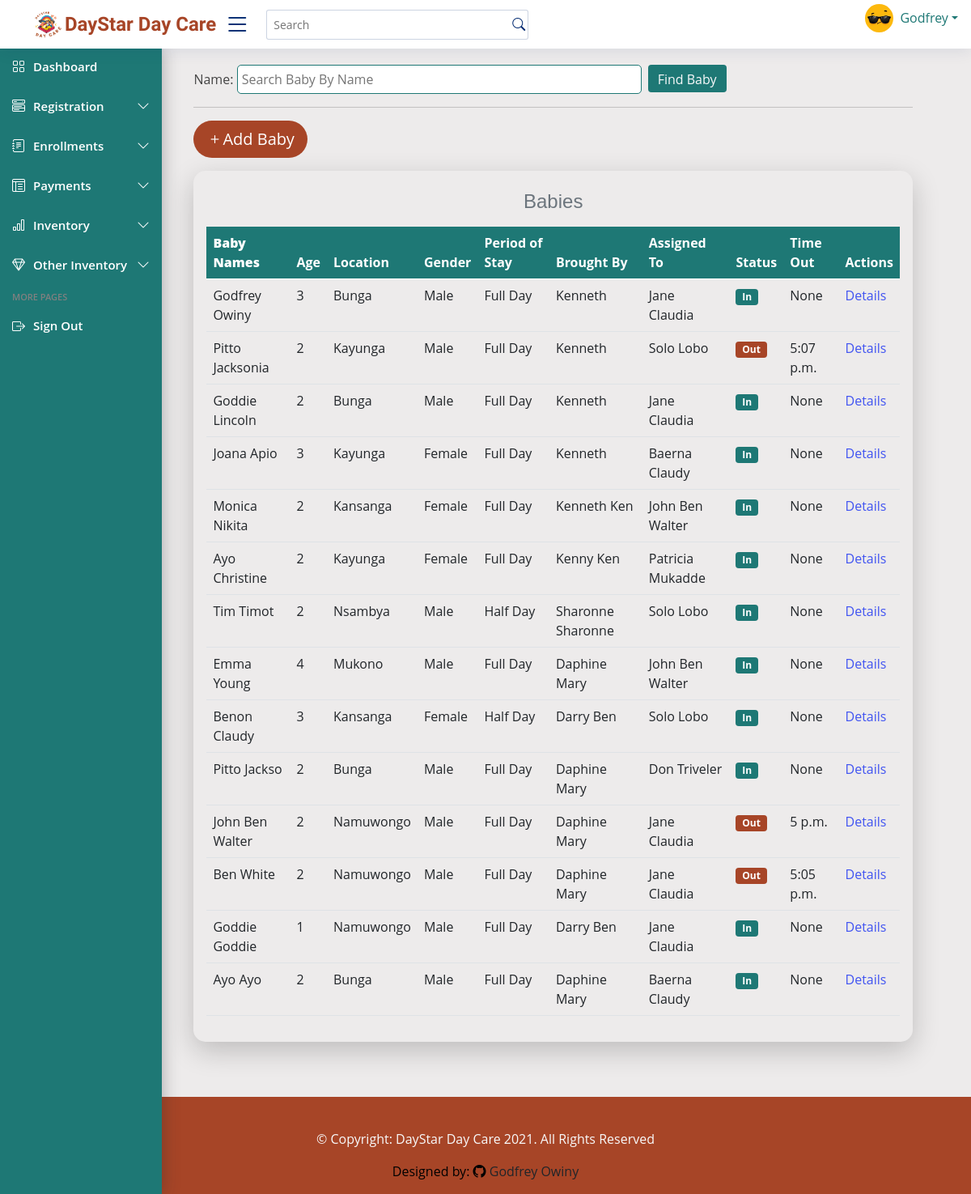
Page /babies/ (signed in) on the earlier database version.
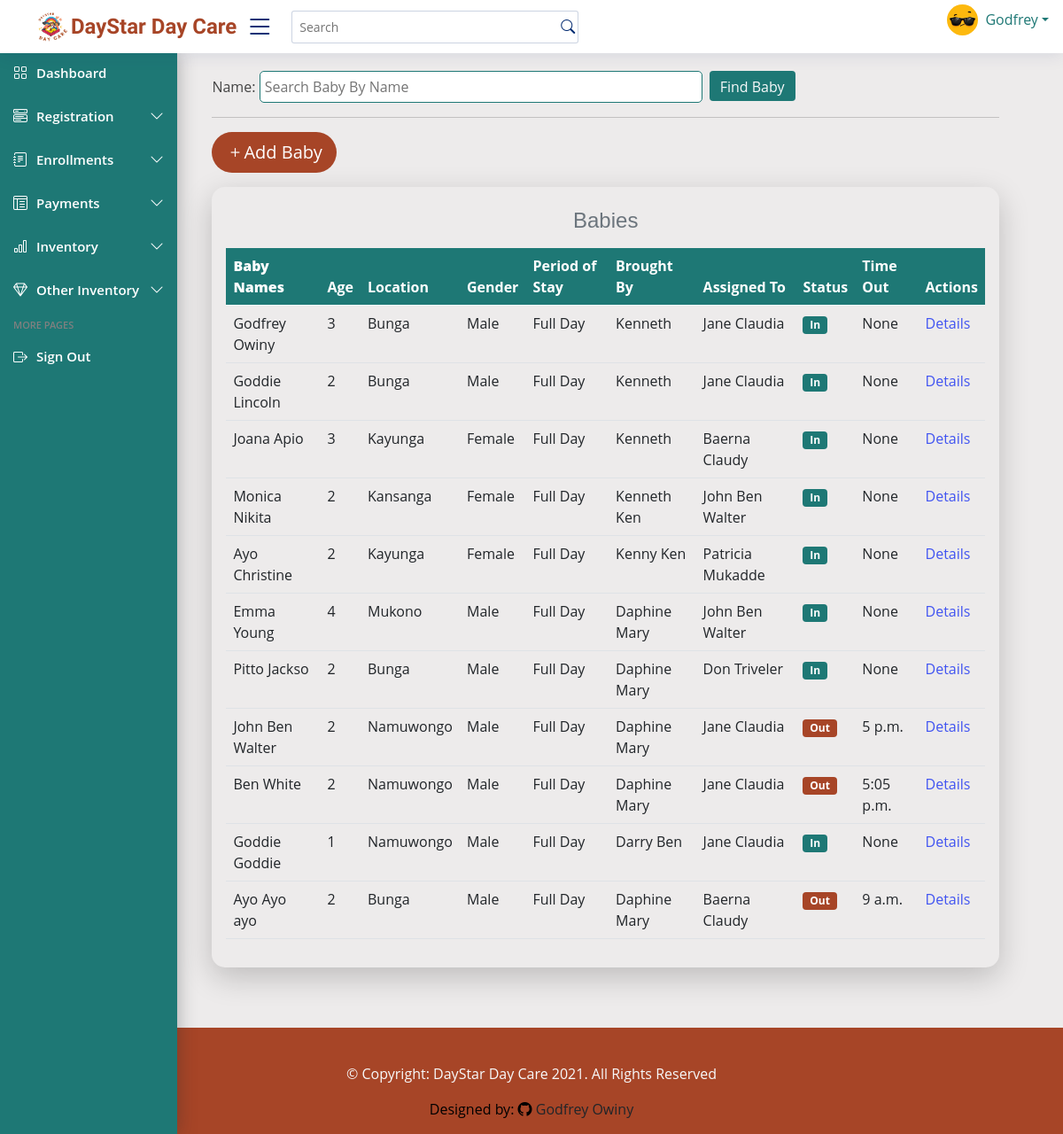
Same page on the later database version.
### dayStarApp/models.py (models this page shows, shortened)
class Baby(models.Model):
    GENDER_CHOICES = [
    ("Male", "Male"),
    ("Female", "Female"),
    ]
    PERIOD_CHOICES = [
    ("Full Day", "Full Day"),
    ("Half Day", "Half Day"),
    ]
    name = models.CharField(max_length=100, blank=False, validators=[name_validator])
    age = models.PositiveIntegerField(default=0, null=True,  blank=False, validators=[MinValueValidator(1, message='Baby must be atleast 1 year old'), MaxValueValidator(6, message= 'Baby must be between 1 and 6 years old')])
    gender = models.CharField(max_length=100, choices=GENDER_CHOICES, default="Male")
    location = models.CharField(max_length=100)
    period_of_stay = models.CharField(max_length=100, choices=PERIOD_CHOICES, null=True, blank=False)
    baby_Number = models.IntegerField(unique=True)
    brought_by = models.CharField(max_length=100)
    parent_Name = models.CharField(max_length=100)
    time_in = models.DateTimeField(auto_now=True)
    time_out = models.TimeField(null=True, blank=True)
    brought_by = models.CharField(max_length=100)
    status = models.BooleanField(null=True, blank=True,  default=False)
    assigned_To = models.ForeignKey(Sitter_on_duty, on_delete=models.CASCADE, null=True, blank=False)

class Sitter_on_duty(models.Model):
    STATUS_CHOICES = [
        (True, 'On Duty'),
        (False, 'Off Duty'),
    ]
    sitter_name = models.OneToOneField(Sitter, unique=True, on_delete=models.CASCADE)
    date = models.DateTimeField(default=datetime.now, blank=False)
    status = models.BooleanField(choices=STATUS_CHOICES, null=True, blank= True)
    created_at = models.DateTimeField(auto_now_add=True, blank=False, null=True)
    def __str__(self):
        return self.sitter_name.name

class Sitter(models.Model):
    contact_regex = r'^(\+256|0)\d{9}$'   # Regex for contact
    contact_validator = RegexValidator(
        regex=contact_regex,
        message='Enter a valid Country contact'
    )
    NIN_regex = r'^C(M|F)\d{9}[A-Z]$'
    NIN_validator = RegexValidator(
    regex=NIN_regex,
    message='Enter a valid Ugandan NIN'
)
    name = models.CharField(max_length=100, null=False, blank=False, validators= [name_validator] )
    date_of_birth = models.DateField(blank=False, null=False)
    gender = models.CharField(max_length=100)
    location = models.CharField(max_length=100, default="Kabalagala")
    contact = models.CharField(max_length=13, validators=[MinLengthValidator(10), contact_validator])
    education_Level = models.CharField(max_length=255, blank=False, null=True)
    religion = models.CharField(max_length=100, blank=True)
    next_of_kin = models.CharField(max_length=200, blank=False, validators=[name_validator], default= None)
    recommended_by = models.CharField(max_length=100, null=True, blank=True)
    sitter_number = models.CharField(max_length=10, unique=True, blank=False, default=None)
    date_of_registration = models.DateField(default=timezone.now, null=True, blank=False)
    NIN = models.CharField(max_length=14, unique=True, blank=False, null=True, validators=[MinLengthValidator(10)])

### dayStarApp/views.py (the view)
# urls.py: path('babies/', views.babys, name='babys'),
@login_required
def babys(request):
    all_babys = Baby.objects.all().order_by('id')
    babysearch=BabyFilter(request.GET, queryset=all_babys)
    all_babys=babysearch.qs
    return render(request, 'dayStarApp/babies.html', {'all_babys': all_babys, 'babysearch': babysearch})

### dayStarApp/templates/dayStarApp/babies.html (shortened to what this page needs)
{% extends "dayStarApp/base.html" %}
{% load static %}
{% block content %}
<div class="container">
    <main class="main" id="main">
        <form action="" method="GET" class="search-form d-flex gap-2">
            {{ babysearch.form }}
            <input type="submit" value="Find Baby" class="btn text-light" style="background-color: #1e7875; border: none; height: 0.9cm;">
        </form> <hr>
        <a href="/babyreg/"><button class="btn btn-outline-info btn-lg"><span><i class="bi bi-plus"></i></span>Add Baby </button></a>
        <div class="col-lg-12 col-md-12 sitter-table mt-3 p-3">
        <table id="dataTable" class="table table-stripped">
            <caption class="caption-top text-center"><h4>Babies</h4></caption>
            <thead>
                <tr>
                <th>
                    <b>Baby Names</b>
                </th>
                <th>Age</th>
                <th>Location</th>
                <th>Gender</th>
                <th>Period of Stay</th>
                <th>Brought By</th>
                <th>Assigned To</th>
                <th>Status</th>
                <th>Time Out</th>
                <th>Actions</th>
                </tr>
            </thead>
            <tbody>
                {% for baby in all_babys %}
                <tr>
                    <td>{{ baby.name }}</td>
                    <td>{{ baby.age }}</td>
                    <td>{{ baby.location }}</td>
                    <td>{{ baby.gender }}</td>
                    <td>{{ baby.period_of_stay }}</td>
                    <td>{{ baby.brought_by }}</td>
                    <td>{{ baby.assigned_To }}</td>
                    <td>
                        {% if baby.status == False %}
                            <span class="badge" style="background-color: #a74527;">Out</span>
                        {% elif baby.status == True %}
                            <span class="badge" style="background-color: #1e7875;">In</span>
                        {% endif %}
                    </td>
                    <td>{{ baby.time_out }}</td>
                    <td>
                        <a href="/viewBaby/{{ baby.id }}" class="text-blue-500"> Details </a>
                    </td>
                </tr>
                {% endfor %}
            </tbody>
        </table>
    </main>
</div>
{% endblock %}

### dayStarApp/templates/dayStarApp/base.html (shortened to what this page needs)
{% load static %}
<!DOCTYPE html>
<html lang="en">
<head>
<link href="https://cdn.jsdelivr.net/npm/bootstrap@5.0.2/dist/css/bootstrap.min.css" rel="stylesheet">
<link
      rel="stylesheet"
      href="https://cdn.jsdelivr.net/npm/bootstrap-icons@1.5.0/font/bootstrap-icons.css"
    />
<link rel="stylesheet" href="{% static 'css/style.css' %}">
</head>
<body>
  <header id="header" class="header fixed-top d-flex align-items-center">
    <div class="d-flex align-items-center justify-content-between">
        <img class="nav-link nav-profile d-flex align-items-center pe-0" src="{% static 'images/Logo.png' %}" width="60" alt="">
      <a href="#" class="d-flex align-items-center">
        <span class="d-none d-lg-block dayStar-logo">DayStar Day Care</span>
      </a>
      <i class="bi bi-list toggle-sidebar-btn"></i>
    </div>
    <div class="search-bar">
      <form class="search-form d-flex align-items-center" method="POST" action="#">
        <input type="text" name="query" placeholder="Search" title="Enter search keyword">
        <button type="submit" title="Search"><i class="bi bi-search"></i></button>
      </form>
    </div>
    <nav class="header-nav ms-auto">
      <ul class="d-flex align-items-center">
        <li class="nav-item dropdown pe-3">
          <a class="nav-link nav-profile d-flex align-items-center pe-0" href="#" data-bs-toggle="dropdown">
            <img src="{% static 'images/avatar.JPG' %}" alt="Profile" class="rounded-circle" width="35">
            <span class="d-none d-md-block dropdown-toggle ps-2" style="color: #1e7875;">Godfrey</span>
          </a>
        </li>
      </ul>
    </nav>
  </header>
  <aside id="sidebar" class="sidebar">
        <ul class="sidebar-nav" id="sidebar-nav">
            <li class="nav-item ">
                <a class="nav-link active" href="/index/">
                <i class="bi bi-grid"></i>
                <span>Dashboard</span>
                </a>
            </li>
            <li class="nav-item">
                <a class="nav-link collapsed" data-bs-target="#components-nav" data-bs-toggle="collapse" href="#">
                <i class="bi bi-menu-button-wide"></i><span>Registration</span><i class="bi bi-chevron-down ms-auto"></i>
                </a>
            </li>
            <li class="nav-item">
                <a class="nav-link collapsed" data-bs-target="#forms-nav" data-bs-toggle="collapse" href="#">
                <i class="bi bi-journal-text"></i><span>Enrollments</span><i class="bi bi-chevron-down ms-auto"></i>
                </a>
            </li>
            <li class="nav-item">
                <a class="nav-link collapsed" data-bs-target="#tables-nav" data-bs-toggle="collapse" href="#">
                <i class="bi bi-layout-text-window-reverse"></i><span>Payments</span><i class="bi bi-chevron-down ms-auto"></i>
                </a>
            </li>
            <li class="nav-item">
                <a class="nav-link collapsed" data-bs-target="#charts-nav" data-bs-toggle="collapse" href="#">
                <i class="bi bi-bar-chart"></i><span>Inventory</span><i class="bi bi-chevron-down ms-auto"></i>
                </a>
            </li>
            <li class="nav-item">
                <a class="nav-link collapsed" data-bs-target="#icons-nav" data-bs-toggle="collapse" href="#">
                <i class="bi bi-gem"></i><span>Other Inventory</span><i class="bi bi-chevron-down ms-auto"></i>
                </a>
            </li>
            <li class="nav-heading">More Pages</li>
            <li class="nav-item">
                <a class="nav-link collapsed" href="{% url 'logout' %}">
                <i class="bi bi-box-arrow-right"></i>
                <span>Sign Out</span>
                </a>
            </li>
        </ul>
    </aside>
    {% block content %} {% endblock %}
    <div class="container-fluid mt-5 pt-4" style="background: #a74527; position: inherit; bottom: 0;">
      <footer>
          <div class="row mt-3">
              <div class="col-md-12">
                  <p class="text-center text-light">&copy; Copyright: DayStar Day Care 2021. <span>All Rights Reserved</span></p>
              </div>
              <div class="col-md-12">
                  <p class="text-center" style="color: black;">Designed by: <span class="bi bi-github"><a class="text-dark" href="https://github.com/Goddie-Owiny"> Godfrey Owiny</a> </span></p>
              </div>
          </div>
      </footer>
  </div>
</body>
</html>

### dayStarApp/static/css/style.css (style rules this page uses)
:root { scroll-behavior: smooth; }
.dayStar-logo, .navbar .dayStar-logo { font-family: "mali"; font-weight: bolder; font-size: 1.5rem; color: #a74527; transition: all 90ms; }
body { font-family: "Open Sans", sans-serif; color: #444444; background: #edebeb; }
a { color: #4154f1; text-decoration: none; }
h1, h2, h3, h4, h5, h6 { font-family: "Nunito", sans-serif; }
#main { margin-top: 60px; padding: 20px 30px; transition: all 0.3s; }
.header { transition: all 0.5s; z-index: 997; height: 60px; box-shadow: 0px 2px 20px rgba(1, 41, 112, 0.1); background-color: #fff; padding-left: 20px; }
.header .toggle-sidebar-btn { font-size: 32px; padding-left: 10px; cursor: pointer; color: #012970; }
.header .search-bar { min-width: 360px; padding: 0 20px; }
.header .search-form { width: 100%; }
.header .search-form input { border: 0; font-size: 14px; color: #012970; border: 1px solid rgba(1, 41, 112, 0.2); padding: 7px 38px 7px 8px; border-radius: 3px; transition: 0.3s; width: 100%; }
.header .search-form button { border: 0; padding: 0; margin-left: -30px; background: none; }
.header .search-form button i { color: #012970; }
.header-nav ul .nav-item, span { list-style-type: none; }
.sidebar { position: fixed; top: 60px; left: 0; bottom: 0; width: 200px; z-index: 996; transition: all 0.3s; overflow-y: auto; scrollbar-width: thin; scrollbar-color: #aab7cf transparent; box-shadow: 0px 0px 20px rgba(40, 41, 44, 0.362); background-color: #1e7875; }
@media (min-width: 1200px) { #main { margin-left: 15%; } }
.sidebar-nav { padding: 0; margin: 0; list-style: none; }
.sidebar-nav li { padding: 0; margin: 0; list-style: none; }
.sidebar-nav .nav-item { margin-bottom: 5px; }
.sidebar-nav .nav-heading { font-size: 11px; text-transform: uppercase; color: gray; font-weight: 600; margin: 10px 0 5px 15px; }
.sidebar-nav .nav-link { display: flex; align-items: center; font-size: 15px; font-weight: 600; color: white; transition: 0.3; padding: 10px 15px; border-radius: 4px; }
.sidebar-nav .nav-link i { font-size: 16px; margin-right: 10px; color: white; }
.sidebar-nav .nav-link.collapsed { color: white; }
.sidebar-nav .nav-link.collapsed i { color: white; }
.sidebar-nav .nav-link .bi-chevron-down { margin-right: 0; transition: transform 0.2s ease-in-out; }
.sitter-table { width: 100%; border-collapse: separate; border-radius: 15px; box-shadow: 0 11px 34px 0 rgba(0, 0, 0, 0.2); }
.sitter-table thead tr { background-color: #1e7875; color: white; }
a .btn-lg { align-items: end; background: #a74527; color: white; border-radius: 25px; border: none; }
.search-form { display: flex; gap: 10px; }
.search-form input[type="text"] { flex-grow: 1; min-width: 200px; }
.search-form input[type="submit"] { flex-shrink: 0; }
.search-form #id_name { border: 1px solid #1e7875; border-radius: 5px; padding: 5px; width: 500px; }

Differences in the rows shown:
removed Baby: name "Pitto Jacksonia", age "2", location "Kayunga", gender "Male", period_of_stay "Full Day", brought_by "Kenneth", assigned_To "Solo Lobo", status "Out", time_out "5:07 p.m."
removed Baby: name "Tim Timot", age "2", location "Nsambya", gender "Male", period_of_stay "Half Day", brought_by "Sharonne Sharonne", assigned_To "Solo Lobo", status "In", time_out "None"
removed Baby: name "Benon Claudy", age "3", location "Kansanga", gender "Female", period_of_stay "Half Day", brought_by "Darry Ben", assigned_To "Solo Lobo", status "In", time_out "None"
changed Baby: name "Ayo Ayo" → "Ayo Ayo ayo"; time_out "None" → "9 a.m."; status "In" → "Out"
